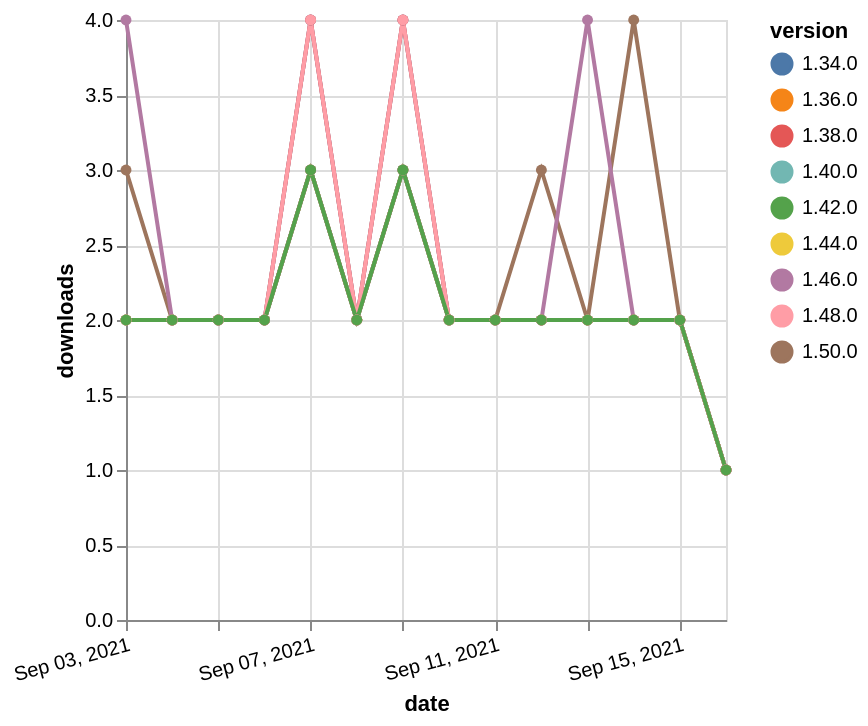

Write a Vega-Lite specification for this figure.
### Vega-Lite specification from a JSON file in a GitHub repository (floating-point values rounded to 4 significant figures)
{"$schema": "https://vega.github.io/schema/vega-lite/v5.json", "description": "A simple bar chart with embedded data.", "data": {"values": [{"date": "2021-09-03", "total": 3168, "delta": 2, "version": "1.34.0"}, {"date": "2021-09-04", "total": 3170, "delta": 2, "version": "1.34.0"}, {"date": "2021-09-05", "total": 3172, "delta": 2, "version": "1.34.0"}, {"date": "2021-09-06", "total": 3174, "delta": 2, "version": "1.34.0"}, {"date": "2021-09-07", "total": 3178, "delta": 4, "version": "1.34.0"}, {"date": "2021-09-08", "total": 3180, "delta": 2, "version": "1.34.0"}, {"date": "2021-09-09", "total": 3184, "delta": 4, "version": "1.34.0"}, {"date": "2021-09-10", "total": 3186, "delta": 2, "version": "1.34.0"}, {"date": "2021-09-11", "total": 3188, "delta": 2, "version": "1.34.0"}, {"date": "2021-09-12", "total": 3190, "delta": 2, "version": "1.34.0"}, {"date": "2021-09-13", "total": 3192, "delta": 2, "version": "1.34.0"}, {"date": "2021-09-14", "total": 3194, "delta": 2, "version": "1.34.0"}, {"date": "2021-09-15", "total": 3196, "delta": 2, "version": "1.34.0"}, {"date": "2021-09-16", "total": 3197, "delta": 1, "version": "1.34.0"}, {"date": "2021-09-03", "total": 243, "delta": 3, "version": "1.50.0"}, {"date": "2021-09-04", "total": 245, "delta": 2, "version": "1.50.0"}, {"date": "2021-09-05", "total": 247, "delta": 2, "version": "1.50.0"}, {"date": "2021-09-06", "total": 249, "delta": 2, "version": "1.50.0"}, {"date": "2021-09-07", "total": 252, "delta": 3, "version": "1.50.0"}, {"date": "2021-09-08", "total": 254, "delta": 2, "version": "1.50.0"}, {"date": "2021-09-09", "total": 257, "delta": 3, "version": "1.50.0"}, {"date": "2021-09-10", "total": 259, "delta": 2, "version": "1.50.0"}, {"date": "2021-09-11", "total": 261, "delta": 2, "version": "1.50.0"}, {"date": "2021-09-12", "total": 264, "delta": 3, "version": "1.50.0"}, {"date": "2021-09-13", "total": 266, "delta": 2, "version": "1.50.0"}, {"date": "2021-09-14", "total": 270, "delta": 4, "version": "1.50.0"}, {"date": "2021-09-15", "total": 272, "delta": 2, "version": "1.50.0"}, {"date": "2021-09-16", "total": 273, "delta": 1, "version": "1.50.0"}, {"date": "2021-09-03", "total": 1495, "delta": 2, "version": "1.44.0"}, {"date": "2021-09-04", "total": 1497, "delta": 2, "version": "1.44.0"}, {"date": "2021-09-05", "total": 1499, "delta": 2, "version": "1.44.0"}, {"date": "2021-09-06", "total": 1501, "delta": 2, "version": "1.44.0"}, {"date": "2021-09-07", "total": 1504, "delta": 3, "version": "1.44.0"}, {"date": "2021-09-08", "total": 1506, "delta": 2, "version": "1.44.0"}, {"date": "2021-09-09", "total": 1509, "delta": 3, "version": "1.44.0"}, {"date": "2021-09-10", "total": 1511, "delta": 2, "version": "1.44.0"}, {"date": "2021-09-11", "total": 1513, "delta": 2, "version": "1.44.0"}, {"date": "2021-09-12", "total": 1515, "delta": 2, "version": "1.44.0"}, {"date": "2021-09-13", "total": 1517, "delta": 2, "version": "1.44.0"}, {"date": "2021-09-14", "total": 1519, "delta": 2, "version": "1.44.0"}, {"date": "2021-09-15", "total": 1521, "delta": 2, "version": "1.44.0"}, {"date": "2021-09-16", "total": 1522, "delta": 1, "version": "1.44.0"}, {"date": "2021-09-03", "total": 2511, "delta": 2, "version": "1.38.0"}, {"date": "2021-09-04", "total": 2513, "delta": 2, "version": "1.38.0"}, {"date": "2021-09-05", "total": 2515, "delta": 2, "version": "1.38.0"}, {"date": "2021-09-06", "total": 2517, "delta": 2, "version": "1.38.0"}, {"date": "2021-09-07", "total": 2521, "delta": 4, "version": "1.38.0"}, {"date": "2021-09-08", "total": 2523, "delta": 2, "version": "1.38.0"}, {"date": "2021-09-09", "total": 2527, "delta": 4, "version": "1.38.0"}, {"date": "2021-09-10", "total": 2529, "delta": 2, "version": "1.38.0"}, {"date": "2021-09-11", "total": 2531, "delta": 2, "version": "1.38.0"}, {"date": "2021-09-12", "total": 2533, "delta": 2, "version": "1.38.0"}, {"date": "2021-09-13", "total": 2535, "delta": 2, "version": "1.38.0"}, {"date": "2021-09-14", "total": 2537, "delta": 2, "version": "1.38.0"}, {"date": "2021-09-15", "total": 2539, "delta": 2, "version": "1.38.0"}, {"date": "2021-09-16", "total": 2540, "delta": 1, "version": "1.38.0"}, {"date": "2021-09-03", "total": 2607, "delta": 2, "version": "1.36.0"}, {"date": "2021-09-04", "total": 2609, "delta": 2, "version": "1.36.0"}, {"date": "2021-09-05", "total": 2611, "delta": 2, "version": "1.36.0"}, {"date": "2021-09-06", "total": 2613, "delta": 2, "version": "1.36.0"}, {"date": "2021-09-07", "total": 2616, "delta": 3, "version": "1.36.0"}, {"date": "2021-09-08", "total": 2618, "delta": 2, "version": "1.36.0"}, {"date": "2021-09-09", "total": 2621, "delta": 3, "version": "1.36.0"}, {"date": "2021-09-10", "total": 2623, "delta": 2, "version": "1.36.0"}, {"date": "2021-09-11", "total": 2625, "delta": 2, "version": "1.36.0"}, {"date": "2021-09-12", "total": 2627, "delta": 2, "version": "1.36.0"}, {"date": "2021-09-13", "total": 2629, "delta": 2, "version": "1.36.0"}, {"date": "2021-09-14", "total": 2631, "delta": 2, "version": "1.36.0"}, {"date": "2021-09-15", "total": 2633, "delta": 2, "version": "1.36.0"}, {"date": "2021-09-16", "total": 2634, "delta": 1, "version": "1.36.0"}, {"date": "2021-09-03", "total": 2086, "delta": 2, "version": "1.40.0"}, {"date": "2021-09-04", "total": 2088, "delta": 2, "version": "1.40.0"}, {"date": "2021-09-05", "total": 2090, "delta": 2, "version": "1.40.0"}, {"date": "2021-09-06", "total": 2092, "delta": 2, "version": "1.40.0"}, {"date": "2021-09-07", "total": 2095, "delta": 3, "version": "1.40.0"}, {"date": "2021-09-08", "total": 2097, "delta": 2, "version": "1.40.0"}, {"date": "2021-09-09", "total": 2100, "delta": 3, "version": "1.40.0"}, {"date": "2021-09-10", "total": 2102, "delta": 2, "version": "1.40.0"}, {"date": "2021-09-11", "total": 2104, "delta": 2, "version": "1.40.0"}, {"date": "2021-09-12", "total": 2106, "delta": 2, "version": "1.40.0"}, {"date": "2021-09-13", "total": 2108, "delta": 2, "version": "1.40.0"}, {"date": "2021-09-14", "total": 2110, "delta": 2, "version": "1.40.0"}, {"date": "2021-09-15", "total": 2112, "delta": 2, "version": "1.40.0"}, {"date": "2021-09-16", "total": 2113, "delta": 1, "version": "1.40.0"}, {"date": "2021-09-03", "total": 1036, "delta": 4, "version": "1.46.0"}, {"date": "2021-09-04", "total": 1038, "delta": 2, "version": "1.46.0"}, {"date": "2021-09-05", "total": 1040, "delta": 2, "version": "1.46.0"}, {"date": "2021-09-06", "total": 1042, "delta": 2, "version": "1.46.0"}, {"date": "2021-09-07", "total": 1045, "delta": 3, "version": "1.46.0"}, {"date": "2021-09-08", "total": 1047, "delta": 2, "version": "1.46.0"}, {"date": "2021-09-09", "total": 1050, "delta": 3, "version": "1.46.0"}, {"date": "2021-09-10", "total": 1052, "delta": 2, "version": "1.46.0"}, {"date": "2021-09-11", "total": 1054, "delta": 2, "version": "1.46.0"}, {"date": "2021-09-12", "total": 1056, "delta": 2, "version": "1.46.0"}, {"date": "2021-09-13", "total": 1060, "delta": 4, "version": "1.46.0"}, {"date": "2021-09-14", "total": 1062, "delta": 2, "version": "1.46.0"}, {"date": "2021-09-15", "total": 1064, "delta": 2, "version": "1.46.0"}, {"date": "2021-09-16", "total": 1065, "delta": 1, "version": "1.46.0"}, {"date": "2021-09-03", "total": 749, "delta": 2, "version": "1.48.0"}, {"date": "2021-09-04", "total": 751, "delta": 2, "version": "1.48.0"}, {"date": "2021-09-05", "total": 753, "delta": 2, "version": "1.48.0"}, {"date": "2021-09-06", "total": 755, "delta": 2, "version": "1.48.0"}, {"date": "2021-09-07", "total": 759, "delta": 4, "version": "1.48.0"}, {"date": "2021-09-08", "total": 761, "delta": 2, "version": "1.48.0"}, {"date": "2021-09-09", "total": 765, "delta": 4, "version": "1.48.0"}, {"date": "2021-09-10", "total": 767, "delta": 2, "version": "1.48.0"}, {"date": "2021-09-11", "total": 769, "delta": 2, "version": "1.48.0"}, {"date": "2021-09-12", "total": 771, "delta": 2, "version": "1.48.0"}, {"date": "2021-09-13", "total": 773, "delta": 2, "version": "1.48.0"}, {"date": "2021-09-14", "total": 775, "delta": 2, "version": "1.48.0"}, {"date": "2021-09-15", "total": 777, "delta": 2, "version": "1.48.0"}, {"date": "2021-09-16", "total": 778, "delta": 1, "version": "1.48.0"}, {"date": "2021-09-03", "total": 1681, "delta": 2, "version": "1.42.0"}, {"date": "2021-09-04", "total": 1683, "delta": 2, "version": "1.42.0"}, {"date": "2021-09-05", "total": 1685, "delta": 2, "version": "1.42.0"}, {"date": "2021-09-06", "total": 1687, "delta": 2, "version": "1.42.0"}, {"date": "2021-09-07", "total": 1690, "delta": 3, "version": "1.42.0"}, {"date": "2021-09-08", "total": 1692, "delta": 2, "version": "1.42.0"}, {"date": "2021-09-09", "total": 1695, "delta": 3, "version": "1.42.0"}, {"date": "2021-09-10", "total": 1697, "delta": 2, "version": "1.42.0"}, {"date": "2021-09-11", "total": 1699, "delta": 2, "version": "1.42.0"}, {"date": "2021-09-12", "total": 1701, "delta": 2, "version": "1.42.0"}, {"date": "2021-09-13", "total": 1703, "delta": 2, "version": "1.42.0"}, {"date": "2021-09-14", "total": 1705, "delta": 2, "version": "1.42.0"}, {"date": "2021-09-15", "total": 1707, "delta": 2, "version": "1.42.0"}, {"date": "2021-09-16", "total": 1708, "delta": 1, "version": "1.42.0"}]}, "width": "container", "mark": {"type": "line", "point": {"filled": true}}, "encoding": {"x": {"field": "date", "type": "temporal", "timeUnit": "yearmonthdate", "title": "date", "axis": {"labelAngle": -15}}, "y": {"field": "delta", "type": "quantitative", "title": "downloads"}, "color": {"field": "version", "type": "nominal"}, "tooltip": {"field": "delta"}}}
